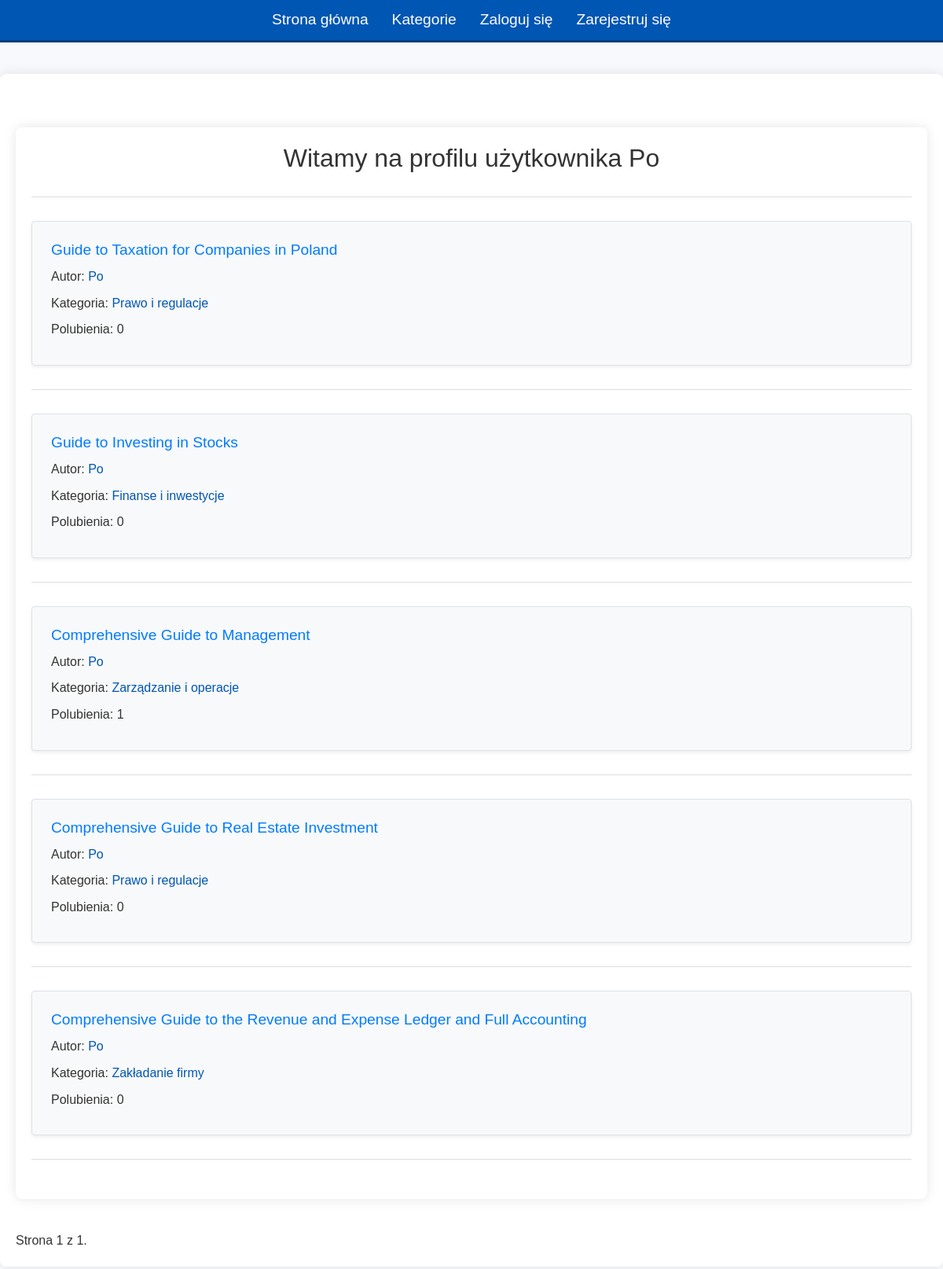
/profile/Po, run on the app's committed database.
### finance/models.py (models this page shows, shortened)
class Post(models.Model):
    id = models.AutoField(primary_key=True)
    user = models.ForeignKey(User, on_delete=models.CASCADE, related_name="POST")
    temat = models.CharField(max_length=500)
    post = models.CharField(max_length=10000)
    timestamp = models.DateTimeField(default=timezone.now)
    CATEGORY_CHOICES = [
        ('zakladanie_firmy', 'Zakładanie firmy'),
        ('finance_inwestycje', 'Finanse i inwestycje'),
        ('marketing_sprzedaz', 'Marketing i sprzedaż'),
        ('zarządzanie_operacje', 'Zarządzanie i operacje'),
        ('prawo_regulacje', 'Prawo i regulacje'),
        ('rozwoj_osobisty', 'Rozwój osobisty i networking'),
        ('inne', 'Inne')
    ]
    category = models.CharField(max_length=50, choices=CATEGORY_CHOICES, default='inne')
    like_count = models.IntegerField(default=0)

class User(AbstractUser):
    id = models.AutoField(primary_key=True)
    username = models.CharField(max_length=100, unique=True)
    email = models.EmailField(max_length=254)
    password = models.CharField(max_length=128)
    if_professional = models.BooleanField(default=False)

### finance/views.py (the view)
# urls.py: path("profile/<str:user_username>", views.profile, name="profile"),
def profile(request, user_username):
    username = user_username
    try:
        profile_user = User.objects.get(username=username)
        user_exist = True
    except User.DoesNotExist:
        profile_user = None
    if profile_user:
        posts = Post.objects.filter(user=profile_user)
    else:
        posts = []
    user_exist = False
    users = User.objects.all()
    for user in users:
        if username == user.username:
            user_exist = True
    paginator = Paginator(posts, 10)
    page = request.GET.get('page')
    try:
        posts = paginator.page(page)
    except PageNotAnInteger:
        posts = paginator.page(1)
    return render(request, "finance/profile.html",{
        "username": username,
        "user_exist": user_exist,
        "profile_user": profile_user,
        "posts": posts
    })

### finance/templates/finance/profile.html (shortened to what this page needs)
{% extends "finance/layout.html" %}
{% block body %}
<div class="container mt-5">
    {% if user_exist == True %}
        <h2 class="text-center mb-4">Witamy na profilu użytkownika {{ username }}</h2>
    {% else %}
        <h2 class="text-center">Ten użytkownik jeszcze nie istnieje</h2>
    {% endif %}
    <hr>
    <div class="posts-list">
        {% if posts %}
            {% for post in posts %}
                <div class="post p-4 mb-4 border rounded shadow-sm bg-light">
                    <h2><a href="{% url 'post_page' post.id %}" class="post-title">{{ post.temat }}</a></h2>
                    <p>Autor: <a href="{% url 'profile' post.user.username %}" class="post-author">{{ post.user.username }}</a></p>
                    <p>Kategoria: <span class="post-category"><a href="{% url 'category' post_category=post.category %}">{{ post.get_category_display }}</a></span></p>
                    <p>Polubienia: <span class="post-likes">{{ post.like_count }}</span></p>
                </div>
                <hr>
            {% endfor %}
        {% else %}
            <p class="text-center">Ten użytkownik nie opublikował jeszcze żadnych postów</p>
        {% endif %}
    </div>
</div>
<div class="pagination">
    <span class="step-links">
        <span class="current">
            Strona {{ posts.number }} z {{ posts.paginator.num_pages }}.
        </span>
    </span>
</div>
{% endblock %}

### finance/static/finance/styles.css (style rules this page uses)
body { font-family: 'Arial', sans-serif; background-color: #f7f9fc; color: #333; line-height: 1.6; margin: 0; padding: 0; }
.container { max-width: 1200px; margin: 40px auto; padding: 20px; background-color: #fff; border-radius: 8px; box-shadow: 0 0 15px rgba(0, 0, 0, 0.1); }
.posts-list { margin-top: 30px; }
.post { margin-bottom: 30px; padding: 20px; border: 1px solid #e0e0e0; border-radius: 5px; background-color: #fafafa; transition: background-color 0.3s ease; }
.post h2 { font-size: 1.1em; margin-bottom: 10px; }
.post p { margin: 8px 0; }
.post p a { color: #0056b3; text-decoration: none; }
hr { border: none; border-top: 1px solid #ddd; margin: 30px 0; }
.post h2 { font-size: 1.2em; margin-bottom: 10px; }
.post-title { font-size: 1,5em; margin-bottom: 20px; text-align: center; }

### data on the page
Post: temat "Guide to Taxation for Companies in Poland", user.username "Po", category "Prawo i regulacje", like_count "0"
Post: temat "Guide to Investing in Stocks", user.username "Po", category "Finanse i inwestycje", like_count "0"
Post: temat "Comprehensive Guide to Management", user.username "Po", category "Zarządzanie i operacje", like_count "1"
Post: temat "Comprehensive Guide to Real Estate Investment", user.username "Po", category "Prawo i regulacje", like_count "0"
Post: temat "Comprehensive Guide to the Revenue and Expense Ledger and Full Accounting", user.username "Po", category "Zakładanie firmy", like_count "0"

### other printed values
{{ username }} "Po"
{{ posts.number }} "1"
{{ posts.paginator.num_pages }} "1"
